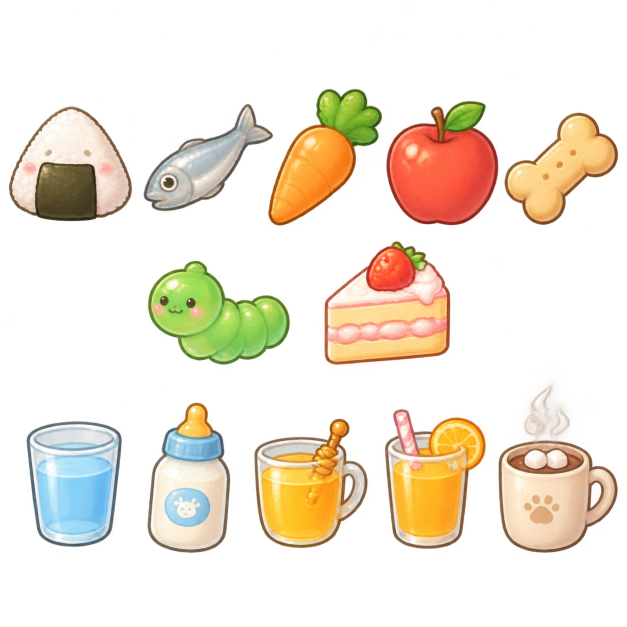
#> input picture 美术/GPT素材/可爱渐变美食饮品贴纸图.png, 1254 x 1254 px (shown at 1/2 size)
$ python make_food.py
#> lines starting #> are read from the running program, lines starting #| are printed output that depends on the picture; after the words box and inside, x2 and y2 are one past the last pixel; in counts of white or black regions, pixels touching at a corner belong together
### 美术/商店服装/make_pixel.py
"""以 插画/ 里的服装图标为模板，生成像素画（用 Anaconda 的 Python：需要 Pillow、numpy、scipy）。

    D:\\anaconda3\\python.exe make_pixel.py

规格：32×32 像素网格，清晰硬边无抗锯齿，深紫褐色单像素描边 #4A2C3C，每件限 6 种颜色，透明背景。
输出：
  像素/<编号>_<名称>.png        32×32 商店图标（原始尺寸）
  像素/<编号>_<名称>_x10.png    放大 10 倍的预览
  像素/一览.png                 全部放大拼在一起
并导出到安卓工程：
  assets/outfits/<key>_icon.png、outfits.json（含分类）
  res/drawable-nodpi/outfit_<key>.png（插画版，最长边 256）
"""
import json
import os

import numpy as np
from PIL import Image
from scipy import ndimage

HERE = os.path.dirname(os.path.abspath(__file__))
MAIN = os.path.join(HERE, '..', '..', 'android', 'app', 'src', 'main')
OUTLINE = (0x4A, 0x2C, 0x3C)

# 编号_名称, key, 价格, 戴在哪, 穿戴版宽度（宠物像素）, 颜色数
ITEMS = [
    ('01_草莓小帽', 'strawberry_hat', 70, 'head', 22, 8),
    ('02_蝴蝶结', 'bow', 40, 'head_side', 13, 7),
    ('03_毛线围巾', 'scarf', 90, 'neck', 24, 4),
    ('04_圆框眼镜', 'glasses', 80, 'eyes', 22, 6),
    ('05_睡帽', 'nightcap', 80, 'head', 24, 8),
    ('06_小雨帽', 'rain_hat', 100, 'head', 24, 7),
    ('07_厨师帽', 'chef_hat', 120, 'head', 20, 6),
    ('08_樱花发夹', 'sakura_clip', 50, 'head_side', 14, 7),
    ('09_超人小披风', 'cape', 200, 'neck', 24, 8),
    ('10_圣诞帽', 'santa_hat', 150, 'head', 24, 7),
]


# 分类（商店和衣柜按它分组；每个分类同一时间只能穿一件）
CATEGORY = {
    'strawberry_hat': '帽子', 'nightcap': '帽子', 'rain_hat': '帽子', 'chef_hat': '帽子', 'santa_hat': '帽子',
    'bow': '发饰', 'sakura_clip': '发饰', 'glasses': '眼镜', 'scarf': '围巾', 'cape': '披风',
}

# 每件的细调：lines = 内描边灵敏度（模板深色像素占格子比例超过它才画线，None 不画）；
# accents = 必须保住的小面积点缀色（花心、铃铛、星星），按模板里接近这个颜色的像素占比决定画不画
TUNE = {
    'strawberry_hat': dict(lines=None, accents=[(126, 186, 82)]),
    'bow': dict(lines=0.3, accents=[]),
    'scarf': dict(lines=None, accents=[]),
    'glasses': dict(lines=None, accents=[(236, 182, 60)]),
    'nightcap': dict(lines=0.35, accents=[(246, 214, 92)]),
    'rain_hat': dict(lines=0.35, accents=[]),
    'chef_hat': dict(lines=0.3, accents=[]),
    'sakura_clip': dict(lines=0.4, accents=[(246, 200, 64)]),
    'cape': dict(lines=0.5, accents=[(238, 186, 56)]),
    'santa_hat': dict(lines=0.35, accents=[]),
}


def pixelize(src: Image.Image, max_w: int, max_h: int, colors: int, lines=0.3, accents=()) -> Image.Image:
    """缩小 → 二值透明 → 限色 → 暗色并入描边色 → 外侧加单像素描边。返回内容图（不含画布留白）"""
    w, h = src.size
    k = min(max_w / w, max_h / h)
    tw, th = max(1, round(w * k)), max(1, round(h * k))
    small = src.convert('RGBa').resize((tw, th), Image.BOX).convert('RGBA')
    arr = np.array(small)
    # 模板里的深色线条：按每个格子里深色像素的占比决定要不要画成内描边
    s_arr = np.array(src).astype(np.float32)
    dark = ((s_arr[:, :, :3].mean(-1) < 100) & (s_arr[:, :, 3] > 128)).astype(np.float32)
    dark_cov = np.array(Image.fromarray((dark * 255).astype(np.uint8)).resize((tw, th), Image.BOX)) / 255.0
    mask = arr[:, :, 3] >= 128
    mask = ndimage.binary_fill_holes(mask) | mask
    # 去掉和主体不相连的零星碎屑（面积不到 3%）
    lab, n = ndimage.label(mask)
    if n > 1:
        sizes = ndimage.sum(mask, lab, range(1, n + 1))
        keep = [i + 1 for i, v in enumerate(sizes) if v >= 0.03 * sizes.max()]
        mask = np.isin(lab, keep)
    # 限色：只用物品本身的像素做调色板
    rgb = arr[:, :, :3]
    pix = rgb[mask]
    pal_img = Image.fromarray(pix.reshape(-1, 1, 3).astype(np.uint8), 'RGB').quantize(colors, method=Image.MEDIANCUT)
    pal = np.array(pal_img.getpalette()[:colors * 3]).reshape(-1, 3)
    # 很暗的颜色（原图的描边）统一换成描边色
    lum = pal.mean(axis=1)
    pal[lum < 115] = OUTLINE
    d = ((rgb[:, :, None, :].astype(int) - pal[None, None, :, :]) ** 2).sum(-1)
    q = pal[d.argmin(-1)]
    if lines is not None:
        q[(dark_cov > lines) & mask] = OUTLINE
    for acc in accents:
        near = (np.abs(s_arr[:, :, :3] - np.array(acc, np.float32)).sum(-1) < 90) & (s_arr[:, :, 3] > 128)
        cov = np.array(Image.fromarray((near * 255).astype(np.uint8)).resize((tw, th), Image.BOX)) / 255.0
        q[(cov > 0.28) & mask] = acc
    # 多数色平滑：一个像素四周 8 格里有 6 格以上是另一种颜色，就跟着改（描边不动）
    for _ in range(2):
        q2 = q.copy()
        for y in range(1, th - 1):
            for x in range(1, tw - 1):
                if not mask[y, x] or tuple(q[y, x]) == OUTLINE or any(tuple(q[y, x]) == tuple(a) for a in accents):
                    continue
                nb = q[y - 1:y + 2, x - 1:x + 2].reshape(-1, 3)
                nb = np.delete(nb, 4, axis=0)
                vals, cnt = np.unique(nb, axis=0, return_counts=True)
                best = vals[cnt.argmax()]
                if cnt.max() >= 6 and tuple(best) != tuple(q[y, x]) and tuple(best) != OUTLINE:
                    q2[y, x] = best
        q = q2
    # 加外描边：画布四周各扩 1 像素
    H, W = th + 2, tw + 2
    out = np.zeros((H, W, 4), np.uint8)
    m = np.zeros((H, W), bool)
    m[1:-1, 1:-1] = mask
    out[1:-1, 1:-1, :3] = q
    out[m, 3] = 255
    ring = ndimage.binary_dilation(m, structure=[[0, 1, 0], [1, 1, 1], [0, 1, 0]]) & ~m
    out[ring, :3] = OUTLINE
    out[ring, 3] = 255
    # 去掉孤立的单个像素（和四周颜色都不同的噪点并入多数色）
    rgbq = out[:, :, :3].copy()
    for y in range(1, H - 1):
        for x in range(1, W - 1):
            if not m[y, x]:
                continue
            c = tuple(rgbq[y, x])
            nb = [tuple(rgbq[y + dy, x + dx]) for dy, dx in ((1, 0), (-1, 0), (0, 1), (0, -1)) if m[y + dy, x + dx]]
            if len(nb) == 4 and all(n != c for n in nb):
                vals, cnt = np.unique(np.array(nb), axis=0, return_counts=True)
                out[y, x, :3] = vals[cnt.argmax()]
    return Image.fromarray(out, 'RGBA')


# [19 lines left out: function scarf_wear, not called in this run]


def on_canvas(img: Image.Image, size=32) -> Image.Image:
    c = Image.new('RGBA', (size, size), (0, 0, 0, 0))
    c.paste(img, ((size - img.width) // 2, (size - img.height) // 2))
    return c


# [27 lines left out: function main, not called in this run]


# [2 lines that do not run on import are left out]

### 美术/食物饮料/make_food.py
"""把 GPT素材/可爱渐变美食饮品贴纸图.png 拆成 12 个单独图标，并以它们为模板画像素版。
像素化规则和服装一致（复用 ../商店服装/make_pixel.py 的 pixelize）：
32×32 网格，清晰硬边无抗锯齿，深紫褐色单像素描边 #4A2C3C，有限调色板，透明背景。

    D:\\anaconda3\\python.exe make_food.py

输出：插画/、像素/（含 _x10 预览和 一览.png），并导出到安卓工程：
  assets/foods/<key>_icon.png、foods.json；res/drawable-nodpi/food_<key>.png（插画版，最长边 256）
"""
import json
import os
import sys

import numpy as np
from PIL import Image
from scipy import ndimage

HERE = os.path.dirname(os.path.abspath(__file__))
sys.path.insert(0, os.path.join(HERE, '..', '商店服装'))
from make_pixel import pixelize, on_canvas  # noqa: E402

MAIN = os.path.join(HERE, '..', '..', 'android', 'app', 'src', 'main')
SRC = os.path.join(HERE, '..', 'GPT素材', '可爱渐变美食饮品贴纸图.png')

# 按图上从左到右、从上到下的顺序
# 编号_名称, key, 类型, 饱食, 水分, 体力, 价格（萌点，按实际价值：清水最便宜、蛋糕最贵）, 最爱它的宠物, 颜色数, 细调
ITEMS = [
    ('F1_饭团', 'rice_ball', 'food', 30, 0, 0, 4, ['hamster', 'swan'], 6, dict(lines=0.4, accents=[(255, 160, 170)])),
    ('F2_小鱼干', 'dried_fish', 'food', 25, 0, 0, 5, ['cat'], 6, dict(lines=0.3, accents=[(250, 250, 250)])),
    ('F3_胡萝卜', 'carrot', 'food', 20, 0, 0, 2, ['guinea_pig', 'bunny', 'turtle'], 6, dict(lines=0.45, accents=[])),
    ('F4_苹果', 'apple', 'food', 20, 5, 0, 3, ['sugar_glider', 'pig', 'chinchilla'], 6, dict(lines=0.45, accents=[])),
    ('F5_骨头饼干', 'bone_biscuit', 'food', 25, 0, 0, 5, ['dog'], 5, dict(lines=0.4, accents=[])),
    ('F6_虫虫软糖', 'worm_gummy', 'food', 25, 0, 0, 6, ['snake', 'lizard', 'hedgehog', 'tarantula', 'clownfish'], 6, dict(lines=0.4, accents=[(255, 160, 170)])),
    ('F7_草莓蛋糕', 'strawberry_cake', 'food', 40, 0, 10, 12, [], 7, dict(lines=0.4, accents=[(226, 60, 70)])),
    ('D1_清水', 'water', 'drink', 0, 25, 0, 1, [], 5, dict(lines=0.45, accents=[])),
    ('D2_牛奶', 'milk', 'drink', 5, 25, 0, 3, [], 6, dict(lines=0.4, accents=[(246, 190, 70)])),
    ('D3_蜂蜜水', 'honey_water', 'drink', 0, 30, 0, 4, ['sugar_glider'], 6, dict(lines=0.45, accents=[])),
    ('D4_鲜榨果汁', 'orange_juice', 'drink', 0, 30, 5, 5, [], 7, dict(lines=0.45, accents=[(240, 140, 160)])),
    ('D5_热可可', 'hot_cocoa', 'drink', 0, 25, 10, 6, [], 6, dict(lines=0.45, accents=[(196, 150, 120)])),
]


def split():
    im = Image.open(SRC).convert('RGBA')
    a = np.array(im)[:, :, 3]
    lab, _ = ndimage.label(ndimage.binary_dilation(a > 12, iterations=5))
    boxes, small = [], []
    for sl in ndimage.find_objects(lab):
        b = [sl[0].start, sl[1].start, sl[0].stop, sl[1].stop]
        area = (b[2] - b[0]) * (b[3] - b[1])
        (boxes if area > 8000 else small if area > 200 else []).append(b)
    # 零碎的小块（比如热可可飘着的热气）并到离它最近的物品上
    for sb in small:
        cx = (sb[1] + sb[3]) / 2
        # 只并"正上方不远处"的小块（热气），其余零碎的丢掉
        above = [b for b in boxes if b[1] <= cx <= b[3] and 0 <= b[0] - sb[2] < 80]
        if not above:
            continue
        near = above[0]
        near[0], near[1] = min(near[0], sb[0]), min(near[1], sb[1])
        near[2], near[3] = max(near[2], sb[2]), max(near[3], sb[3])
    boxes.sort(key=lambda b: (round((b[0] + b[2]) / 2 / 300), b[1]))
    assert len(boxes) == len(ITEMS), f'找到 {len(boxes)} 个物品，应为 {len(ITEMS)}'
    out = []
    for (y0, x0, y1, x1), it in zip(boxes, ITEMS):
        crop = im.crop((x0, y0, x1, y1))
        crop = crop.crop(crop.getchannel('A').point(lambda v: 255 if v > 8 else 0).getbbox())
        crop.save(os.path.join(HERE, '插画', f'{it[0]}.png'))
        out.append(crop)
    return out


def main():
    for d in ('插画', '像素'):
        os.makedirs(os.path.join(HERE, d), exist_ok=True)
    assets = os.path.join(MAIN, 'assets', 'foods')
    res = os.path.join(MAIN, 'res', 'drawable-nodpi')
    os.makedirs(assets, exist_ok=True)
    srcs = split()
#> in split, im is the input picture: PIL image 1254x1254 RGBA; mean R, G, B, A 79.8, 67.7, 45.6, 72.7
#> in split, `lab, _ = ndimage.label(ndimage.binary_dilation(a > 12, iterations=5))`:
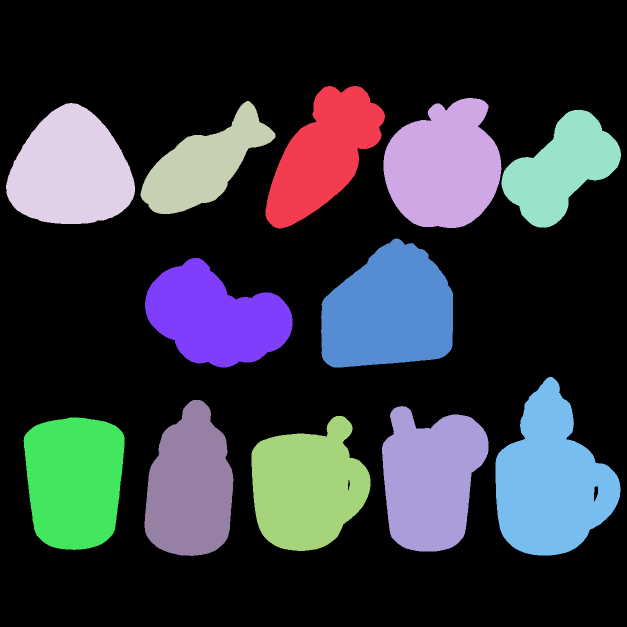
#> lab: shape (1254, 1254) int32 (shown at 1/2 size); 13 distinct labels, from 0 to 12; one colour per label, 0 black
#> the loop in split, `for sl in ndimage.find_objects(lab):` made 12 passes
#> (b, area) on passes 1 to 12: ([172, 531, 457, 770], 68115), ([196, 767, 456, 1003], 61360), ([202, 281, 428, 551], 61020), ([206, 12, 448, 270], 62436), ([219, 1003, 455, 1242], 56404), ([477, 642, 735, 906], 68112), ([516, 290, 735, 585], 64605), ([754, 991, 1111, 1241], 89250), ([800, 289, 1112, 467], 55536), ([812, 764, 1103, 977], 61983), ([832, 503, 1102, 741], 64260), ([835, 47, 1100, 249], 53530)
#> the loop in split, `for (y0, x0, y1, x1), it in zip(boxes, ITEMS):` made 12 passes
#> (y0, x0, y1, x1) on passes 1 to 12: (206, 12, 448, 270), (202, 281, 428, 551), (172, 531, 457, 770), (196, 767, 456, 1003), (219, 1003, 455, 1242), (516, 290, 735, 585), (477, 642, 735, 906), (835, 47, 1100, 249), (800, 289, 1112, 467), (832, 503, 1102, 741), (812, 764, 1103, 977), (754, 991, 1111, 1241)
#> pass 1, in split, `crop = crop.crop(crop.getchannel('A').point(lambda v: 255 if v > 8 els..`:
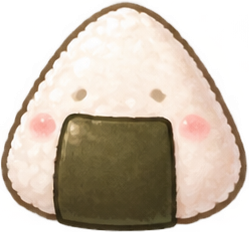
#> crop: PIL image 249x232 RGBA; mean R, G, B, A 155.1, 140.2, 119.1, 177.9; transparent parts drawn white
#> after the loop in split, `for (y0, x0, y1, x1), it in zip(boxes, ITEMS):`:
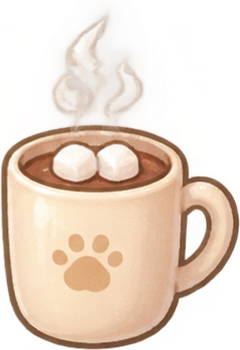
#> crop: PIL image 240x350 RGBA; mean R, G, B, A 177.5, 152.7, 122.1, 138.4; transparent parts drawn white
#> after the loop in split, `for (y0, x0, y1, x1), it in zip(boxes, ITEMS):`: out = 12 items
#> srcs = 12 items
    meta, previews = [], []
    for src, (name, key, kind, sat, hyd, sta, price, fav, colors, tune) in zip(srcs, ITEMS):
        # 热可可的热气是半透明的，像素版里不要（会变成一团灰）
        if key == 'hot_cocoa':
            src2 = src.crop((0, int(src.height * 0.3), src.width, src.height))
            src2 = src2.crop(src2.getchannel('A').point(lambda v: 255 if v > 200 else 0).getbbox())
        else:
            src2 = src
        icon = on_canvas(pixelize(src2, 30, 30, colors, **tune))
#> in pixelize, `dark = ((s_arr[:, :, :3].mean(-1) < 100) & (s_arr[:, :, 3] > 128)).ast..`:
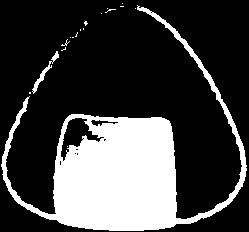
#> dark: shape (232, 249) float32; values 0 (black) and 1 (white), 25.8% white; 18 white regions (16 under 20 px), largest, box (x1, y1, x2, y2) and area: (1, 5, 247, 231) 14681, (32, 51, 59, 94) 178
#> in pixelize, `mask = arr[:, :, 3] >= 128`: mask: shape (28, 30) bool; 71% white; 4 black regions, box (x1, y1, x2, y2) and area: (0, 0, 14, 18) 99, (16, 0, 30, 18) 97, (0, 22, 10, 28) 24, (20, 22, 30, 28) 24
#> in pixelize, `lab, n = ndimage.label(mask)`: n = 1
#> in pixelize, `pix = rgb[mask]`: pix = 596 rows, first 8: [144, 114, 81], [146, 117, 84], [167, 141, 114], [207, 189, 171], [241, 234, 227], [246, 237, 228], [208, 187, 164], [179, 154, 129]
#> in pixelize, `pal = np.array(pal_img.getpalette()[:colors * 3]).reshape(-1, 3)`: pal = [[251, 244, 236], [249, 236, 225], [237, 214, 200], [187, 159, 138], [118, 99, 64], [80, 68, 39]]
#> in pixelize, `lum = pal.mean(axis=1)`: lum = [243.7, 236.7, 217, 161.3, 93.67, 62.33]
#> in pixelize, `q[(dark_cov > lines) & mask] = OUTLINE`: q: shape (28, 30, 3) int64; mean of channels 0, 1, 2 157.1, 133.6, 134.4
#> after the loop in pixelize, `for acc in accents:`:
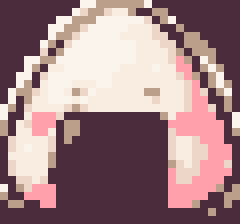
#> q: shape (28, 30, 3) int64 (shown 8 times larger); mean of channels 0, 1, 2 160, 129.7, 132.8; drawn as R, G, B
#> in pixelize, `m[1:-1, 1:-1] = mask`: m: shape (30, 32) bool; 62.1% white; 1 black region, box (x1, y1, x2, y2) and area: (0, 0, 32, 30) 364
#> in pixelize, `ring = ndimage.binary_dilation(m, structure=[[0, 1, 0], [1, 1, 1], [0,..`: ring: shape (30, 32) bool; 8.5% white in thin lines or dots
#> in pixelize, `out[ring, :3] = OUTLINE`: out: shape (30, 32, 4); mean of channels 0, 1, 2, 3 137.3, 110, 114.4, 158.3
#> in pixelize, `out[ring, 3] = 255`: out: shape (30, 32, 4); mean of channels 0, 1, 2, 3 137.3, 110, 114.4, 180.1
#> after the loop in pixelize, `for y in range(1, H - 1):`:
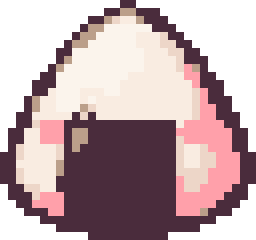
#> out: shape (30, 32, 4) (shown 8 times larger); mean of channels 0, 1, 2, 3 135.7, 108.2, 113, 180.1; transparent parts drawn white
#> in on_canvas, `c = Image.new('RGBA', (size, size), (0, 0, 0, 0))`: c: PIL image 32x32 RGBA; every value is 0
#> in on_canvas, `c.paste(img, ((size - img.width) // 2, (size - img.height) // 2))`:
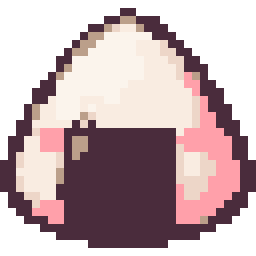
#> c: PIL image 32x32 RGBA (shown 8 times larger); mean R, G, B, A 127.2, 101.4, 105.9, 168.8; transparent parts drawn white
        icon.save(os.path.join(HERE, '像素', f'{name}.png'))
        big = icon.resize((320, 320), Image.NEAREST)
        big.save(os.path.join(HERE, '像素', f'{name}_x10.png'))
        previews.append(big)
        icon.save(os.path.join(assets, f'{key}_icon.png'))
        ill = src.copy(); ill.thumbnail((256, 256), Image.LANCZOS)
        ill.save(os.path.join(res, f'food_{key}.png'), optimize=True)
        meta.append({'key': key, 'name': name.split('_', 1)[1], 'kind': kind, 'satiety': sat,
                     'hydration': hyd, 'stamina': sta, 'price': price, 'favorite': fav})
    with open(os.path.join(assets, 'foods.json'), 'w', encoding='utf-8') as f:
        json.dump(meta, f, ensure_ascii=False, indent=1)
    sheet = Image.new('RGBA', (6 * 330 + 10, 2 * 330 + 10), (255, 251, 244, 255))
    for i, b in enumerate(previews):
        sheet.alpha_composite(b, (10 + (i % 6) * 330, 10 + (i // 6) * 330))
#> this loop made 12 passes
    sheet.save(os.path.join(HERE, '像素', '一览.png'))
    print('完成', len(meta), '样')
#| 完成 12 样


if __name__ == '__main__':
    main()
